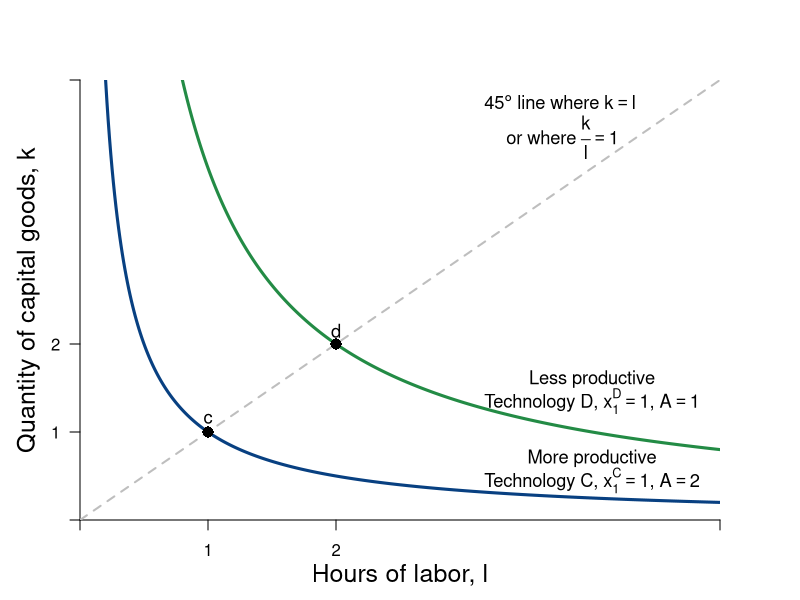

This chart was generated by the following R code:
#Graph Designer: Simon Halliday
#Authors: Bowles, Foley and Halliday
#Title: Coordination, Conflict and Competition: A Text in Microeconomics

library(shape)
pdf(file = "specprodexch/techvariables2.pdf", width = 8, height = 6)

#Set parameters for graphics
axislabelsize <- 1.5
labelsize <- 1.1
graphlinewidth <- 3
segmentlinewidth <- 2

COL <- c("#7fc97f", "#beaed4", "#fdc086", "#ffff99", "#386cb0", "#f0027f", "#bf5b17", "#666666")
COLA <- c("#e0f3db", "#99d8c9","#66c2a4","#41ae76", "#238b45", "#005824")
COLB <- c("#c6dbef", "#4eb3d3", "#2b8cbe", "#0868ac","#084081")

#Edited the margins to cater for the larger LHS labels
par(mar =  c(4, 4, 4, 4))

uFn <- function(x, y, A = 1, alpha = 0.7){
  A*(x^alpha)*(y^(1 - alpha))
}

isoA <- function(l, alpha = 0.7, xbar = 4, A = 1) {
  (xbar / (A*l^alpha))^(1/(1 - alpha))
}

trsline <- function(x, constant = 10, slope = 4){
  constant - (slope)*x
}

ff <- function(x, c = 12, s = 1/3){
  c - s*x
}

xlims <- c(0, 10)
ylims <- c(0, 10)

npts <- 501 
x <- seq(xlims[1], xlims[2], length.out = npts)
y <- seq(ylims[1], ylims[2], length.out = npts) 
a <- c(2, 4, 6)

plot(0, 0, xlim = xlims, ylim = ylims, type = "n",
     xlab = expression(paste("")),
     ylab = expression(paste("")), 
     xaxt = "n", 
     yaxt = "n", 
     cex.lab = axislabelsize, 
     bty = "n", 
     xaxs="i", 
     yaxs="i"
)


# ticksy <- seq(from = 0, to = ylims[2], by = 1)
# ylabels <- seq(from = 0, to = ylims[2], by = 1)
# ticksx <- seq(from = 0, to = xlims[2], by = 1)
# xlabels <- seq(from = 0, to = xlims[2], by = 1)
ticksy <- c(ylims[1], 2, 4, ylims[2])
ylabels <- c(NA, 1, 2, NA)
ticksx <- c(xlims[1], 2, 4, xlims[2])
xlabels <- c(NA, 1, 2, NA)

axis(1, at = ticksx, pos = 0, labels = xlabels)
axis(2, at = ticksy, pos = 0, labels = ylabels, las = 1)

npts <- 500 
xx1 <- seq(xlims[1], xlims[2], length.out = npts)
xx2 <- seq(0, xlims[2], length.out = npts)
xx3 <- seq(1.5, 2.5, length.out = npts)
xx4 <- seq(3, 5, length.out = npts)
xx5 <- seq(7, 9, length.out = npts)

#Draw the graphs
lines(xx1, isoA(xx1, alpha = 0.5, xbar = 4, A = 1), col = COLA[5], lwd = graphlinewidth)
lines(xx1, isoA(xx1, alpha = 0.5, xbar = 4, A = 2), col = COLB[5], lwd = graphlinewidth)
#lines(xx1, ff(xx1, c = 9, s = 1.34), col = COL[3], lwd = graphlinewidth)
# lines(xx3, trsline(xx3, constant = 16), col = "gray", lty = 2, lwd = graphlinewidth)
# lines(xx4, trsline(xx4, constant = 8, slope = 1), col = "gray", lty = 2, lwd = graphlinewidth)
# lines(xx5, trsline(xx5, constant = 4, slope = 0.25), col = "gray", lty = 2, lwd = graphlinewidth)
#lines(xx4, mcline(xx4, constant = totalcost(x = 3, c0 = 2, c1 = 0.05, c2 = 0.05) - 3*marginalcost(x = 3, c1 = 0.05, c2 = 0.05), slope = marginalcost(x = 3, c1 = 0.05, c2 = 0.05)), col = "gray", lty = 2, lwd = graphlinewidth)



#Label the feasible frontier
# text(3.2, 1, expression("Feasible Frontier"), cex = labelsize)
# text(3.2, 0.5, expression("(production possibilities frontier)"), cex = labelsize)
# Arrows(4.35, 0.95, 8.1, 0.95, col = "black", lty = 1, lwd = 2, arr.type = "triangle", arr.lwd = 0.5)

#Axis labels
mtext(expression(paste("Hours of labor, ", l)), side = 1, line = 2.5, cex = axislabelsize)
text(-0.8, 5, expression(paste("Quantity of capital goods, ", k)), xpd = TRUE, cex = axislabelsize, srt = 90) 


# contour(x, y, 
#         outer(x, y, uFn),
#         drawlabels = FALSE,
#         col = COLB[3],
#         lwd = graphlinewidth,
#         levels = a, 
#         xaxs="i", 
#         yaxs="i", 
#         add = TRUE)


#Label the indifference curves
text(8, 1.4, expression(paste("More productive")), cex = labelsize)
text(8, 0.9, expression(paste("Technology C, ", x[1]^C == 1, ", ", A == 2)), cex = labelsize)

text(8, 3.2, expression(paste("Less productive")), cex = labelsize)
text(8, 2.7, expression(paste("Technology D, ", x[1]^D == 1, ", ", A == 1)), cex = labelsize)

# text(8, 4, expression(paste(trs(l,k) == frac(2,8), phantom() == 0.25)), cex = labelsize)
# Arrows(8, 3.6, 8, 2.4, col = "black", lty = 1, lwd = 2, arr.type = "triangle", arr.lwd = 0.5)
# 
# text(4, 6, expression(paste(trs(l,k) == frac(4,4), phantom()==1)), cex = labelsize)
# Arrows(4, 5.6, 4, 4.4, col = "black", lty = 1, lwd = 2, arr.type = "triangle", arr.lwd = 0.5)
# 
# text(4, 8, expression(paste(trs(l,k) == frac(8,2), phantom() == 4)), cex = labelsize)
# Arrows(3.05, 8, 2.3, 8, col = "black", lty = 1, lwd = 2, arr.type = "triangle", arr.lwd = 0.5)


#Label feasible and infeasible
#text(8, 9, expression(paste(trs(l,k) == frac(x[l], x[k]), phantom() == frac(mp[l], mp[k]), phantom() == -frac(dk,dl))), cex = labelsize)
#text(3, 2.5, expression(paste("with plan ", (list(x, l, k)) )), cex = labelsize)

# text(8, 8.5, expression(paste("Production set:")), cex = labelsize)
# text(8, 8, expression(paste(x = bar(x), " feasible")), cex = labelsize)
# text(8, 7.5, expression(paste("with plan ", (list(x, l, k)) )), cex = labelsize)

#text(9.5, 3.15, expression(u[2]^A), cex = labelsize)
#text(9.5, 5.85, expression(u[3]^A), cex = labelsize)


segments(0, 0, xlims[2], ylims[2], lty = 2, col = "gray" , lwd = segmentlinewidth)

# segments(0, 8, 2.9705, 8, lty = 2, col = "gray" , lwd = segmentlinewidth)
#segments(2.9705, 0, 2.9705, 8, lty = 2, col = "gray" , lwd = segmentlinewidth)
# segments(2, 0, 2, 8, lty = 2, col = "gray" , lwd = segmentlinewidth)
# segments(4, 0, 4, 4, lty = 2, col = "gray" , lwd = segmentlinewidth)
# segments(0, 4, 4, 4, lty = 2, col = "gray" , lwd = segmentlinewidth)
# 
# 
# segments(8, 0, 8, 2, lty = 2, col = "gray" , lwd = segmentlinewidth)
# segments(0, 2, 8, 2, lty = 2, col = "gray" , lwd = segmentlinewidth)
# 
# segments(8, 0, 8,indiffA(x = 8)  , lty = 2, col = "gray" , lwd = segmentlinewidth)
# segments(0, indiffA(x = 8) , 8,indiffA(x = 8)  , lty = 2, col = "gray" , lwd = segmentlinewidth)

#Annotate points (4,4),(2,8),(8,2) on feasibility frontier
# text(4.2, 4.2, expression(paste(b)), cex = labelsize)
points(2, isoA(l = 2, alpha = 0.5, xbar = 4, A = 2), pch = 16, col = "black", cex = 1.5)
text(2, isoA(l = 2, alpha = 0.5, xbar = 4, A = 2) + 0.3, expression(paste(c)), cex = labelsize)


points(4, isoA(l = 4, alpha = 0.5, xbar = 4, A = 1), pch = 16, col = "black", cex = 1.5)
text(4, isoA(l = 4, alpha = 0.5, xbar = 4, A = 1) + 0.3, expression(paste(d)), cex = labelsize)

text(7.5, 9.5, expression(paste(45*degree, " line where ", k == l )), cex = labelsize)
text(7.5, 8.7, expression(paste(" or where ", frac(k,l)==1 )), cex = labelsize)



dev.off()
